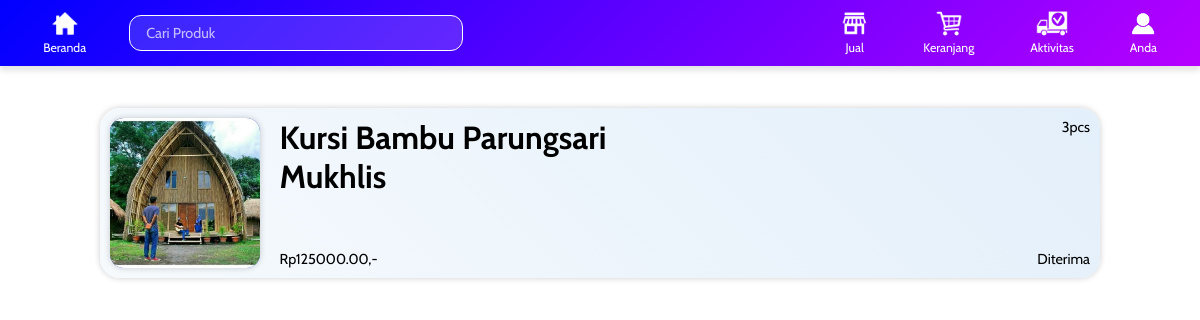
Screenshot of /orders.php (signed in) with the database file from the repository.
### tables this page shows
CREATE TABLE `tbl_pemesanan` (
  `id_pemesanan` int(11) NOT NULL,
  `id_pelanggan` int(11) NOT NULL,
  `tipe_pelanggan` varchar(7) NOT NULL,
  `id_produk` int(11) NOT NULL,
  `jumlah` int(11) NOT NULL,
  `waktu_pemesanan` datetime NOT NULL,
  `total_harga` decimal(10,2) NOT NULL,
  `status` varchar(255) NOT NULL
);

CREATE TABLE `tbl_produk` (
  `id_produk` int(11) NOT NULL,
  `id_penjual` int(11) NOT NULL,
  `nama` varchar(255) NOT NULL,
  `deskripsi` text NOT NULL,
  `harga` decimal(10,2) NOT NULL,
  `stok` int(11) NOT NULL,
  `visual` varchar(255) NOT NULL,
  `format_visual` varchar(5) NOT NULL,
  `rating` decimal(3,2) NOT NULL,
  `jenis_produk` int(11) NOT NULL,
  `kondisi` varchar(10) NOT NULL,
  `berat` decimal(10,0) NOT NULL,
  `cacat` varchar(255) NOT NULL
);

CREATE TABLE `tbl_penjual` (
  `id_penjual` int(11) NOT NULL,
  `nama` varchar(255) NOT NULL,
  `email` varchar(255) NOT NULL,
  `password` varchar(255) NOT NULL,
  `no_telepon` varchar(255) NOT NULL,
  `alamat` varchar(255) NOT NULL,
  `kota` varchar(100) NOT NULL,
  `deskripsi_penjual` text NOT NULL,
  `foto_profil` varchar(255) NOT NULL
);

### orders.php (the view, shortened to what this page needs)
<?php
    include "Koneksi.php"; include "session.php";
    $id_akses = $_SESSION['id_login'];
    $sql = ""; $result = "";
    if($_SESSION['tipe_login'] == "Penjual") {
        $sql = "SELECT * FROM tbl_pemesanan
            WHERE NOT status='keranjang'
            AND id_pelanggan = $id_akses
            AND tipe_pelanggan = 'Penjual'
            ORDER BY waktu_pemesanan DESC";
        $result = mysqli_query($conn, $sql);
    } else if($_SESSION['tipe_login'] == "User") {
        $sql = "SELECT * FROM tbl_pemesanan
            WHERE NOT status='keranjang'
            AND id_pelanggan = $id_akses
            AND tipe_pelanggan = 'User'
            ORDER BY waktu_pemesanan DESC";
        $result = mysqli_query($conn, $sql);
    }
?>
<!DOCTYPE html>
<html lang="en">
<head>
    <link rel="stylesheet" href="styles/daftar_pesanan.css?v=<?php echo time(); ?>">
</head>
<body>
    <?php include "header.php"; ?>
    <?php while($read = mysqli_fetch_assoc($result)):?>
        <?php
            $sql_produk = mysqli_query($conn, "SELECT * FROM tbl_produk WHERE id_produk = '$read[id_produk]'");
            $result_produk = mysqli_fetch_assoc($sql_produk);
            $sql_publisher = mysqli_query($conn, "SELECT nama FROM tbl_penjual WHERE id_penjual = '$result_produk[id_penjual]'");
            $result_publisher = mysqli_fetch_assoc($sql_publisher);
        ?>
    <div id="container">
        <?php if($_SESSION['tipe_login'] == "Penjual") { ?>
            <a href="order_detail.php?id=<?php echo $read['id_pemesanan']; ?>">
        <?php } ?>
            <div class="detail interactive2">
                <div class="gambar">
                    <?php if($result_produk['format_visual'] == "img") { ?>
                        <img src="<?php
                            if($result_produk['visual'] == "") {echo "img/avga/avga.webp";}
                            else {echo 'img/produk/'.$result_produk['visual'];}
                        ?>">
                    <?php } else { ?>
                    <?php } ?>
                </div>
                <div class="produk_container">
                    <div class="p_pcs">
                        <h1><?= $result_produk['nama']; ?> <br> <?= $result_publisher['nama']; ?></h1>
                        <p><?= $read['jumlah']; ?>pcs</p>
                    </div>
                    <div class="p_harga">
                        <p>Rp<?= $result_produk['harga'] ?>,-</p>
                        <p><?= $read['status']; ?></p>
                    </div>
                </div>
            </div>
        <?php if($_SESSION['tipe_login'] == "Penjual") { ?>
            </a>
        <?php } ?>
    </div>
    <?php endwhile; ?>
</body>
</html>

### styles/daftar_pesanan.css (style rules this page uses)
* { margin: 0; padding: 0; }
.interactive, .interactive2 { transition: .15s; }
#container { max-width: 1000px; align-items: center; justify-content: center; display: flex; margin: 30px auto; }
#container a { width: 100%; }
div.detail { min-width: 620px; height: 150px; background: var(--color1); padding: 10px; flex: 2; justify-content: center; align-items: center; display: flex; gap: 2%; box-shadow: var(--boxShadow2); border-radius: 20px; }
div.gambar { min-height: 150px; height: 100%; max-height: 400px; object-fit: cover; max-width: 150px; flex: 1; border-radius: 14px; overflow: hidden; background: linear-gradient(-45deg, rgb(63, 63, 243), rgb(1, 1, 129)); box-shadow: var(--boxShadow2); align-items: center; justify-content: center; display: flex; overflow: hidden; }
div.gambar img { width: 100%; height: 100%; object-fit: cover; object-position: center; transition: .35s; }
div.produk_container { flex: 1; height: 100%; align-items: flex-start; display: flex; flex-direction: column; justify-content: space-between; }
div.p_pcs { flex: 1; width: 100%; height: 100%; display: flex; justify-content: space-between; }
div.p_harga { width: 100%; display: flex; justify-content: space-between; }

### styles/header.css (style rules this page uses)
:root { --color1: linear-gradient(45deg, rgb(246, 250, 253), rgb(227, 239, 250)); --color2: linear-gradient(45deg, rgb(246, 250, 253), rgb(227, 239, 250)); --blue_gradient1: linear-gradient(-45deg, rgb(63, 63, 243), rgb(1, 1, 129)); --blue_gradient2: linear-gradient(-45deg, rgb(183, 0, 255), blue); --blue_gradient3: linear-gradient(-45deg, rgb(116, 239, 255), rgb(39, 151, 255)); --boxShadow1: 2px 2px 3px rgba(0, 0, 0, 0.2); --boxShadow2: 0px 0px 6px rgba(0, 0, 0, 0.2); }
a { text-decoration: unset; color: unset; cursor: pointer; }
* { user-select: none; }

### styles/root.css (style rules this page uses)
:root { --color1: linear-gradient(45deg, aliceblue, rgb(132, 180, 224)); --color2: rgb(244, 249, 252); --purple1: rgb(183, 0, 255); --blue_gradient1: linear-gradient(-45deg, rgb(63, 63, 243), rgb(1, 1, 129)); --blue_gradient2: linear-gradient(-45deg, rgb(210,1,191), blue); --blue_gradient3: linear-gradient(-45deg, rgb(78, 221, 240), rgb(39, 151, 255)); --boxShadow1: 1px 2px 3px rgba(0, 0, 0, 0.2); --boxShadow2: 0px 0px 6px rgba(0, 0, 0, 0.2); }

### rows the page displays
tbl_pemesanan: id_produk.visual (picture), id_produk.nama "Kursi Bambu Parungsari", tbl_penjual.nama "Mukhlis", jumlah "3", id_produk.harga "125000.00", status "Diterima"
